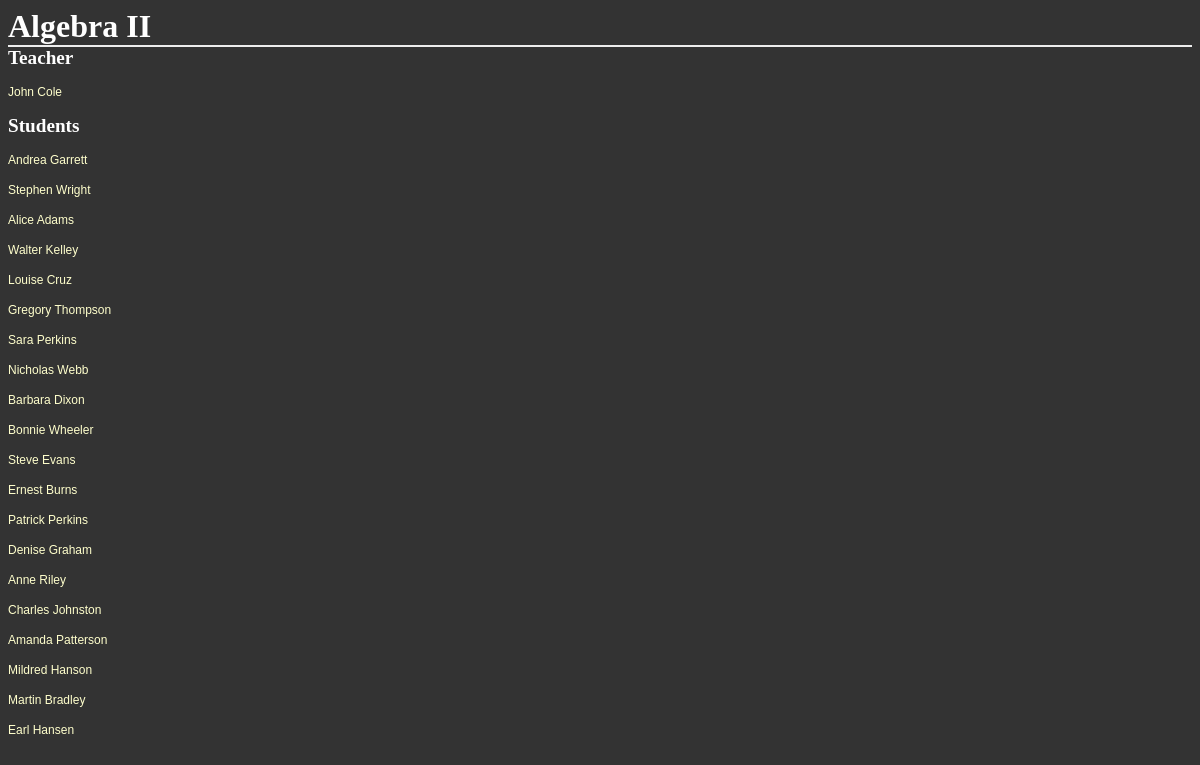
Before: /districts/1/schools/3/sections/2/ with the older database file.
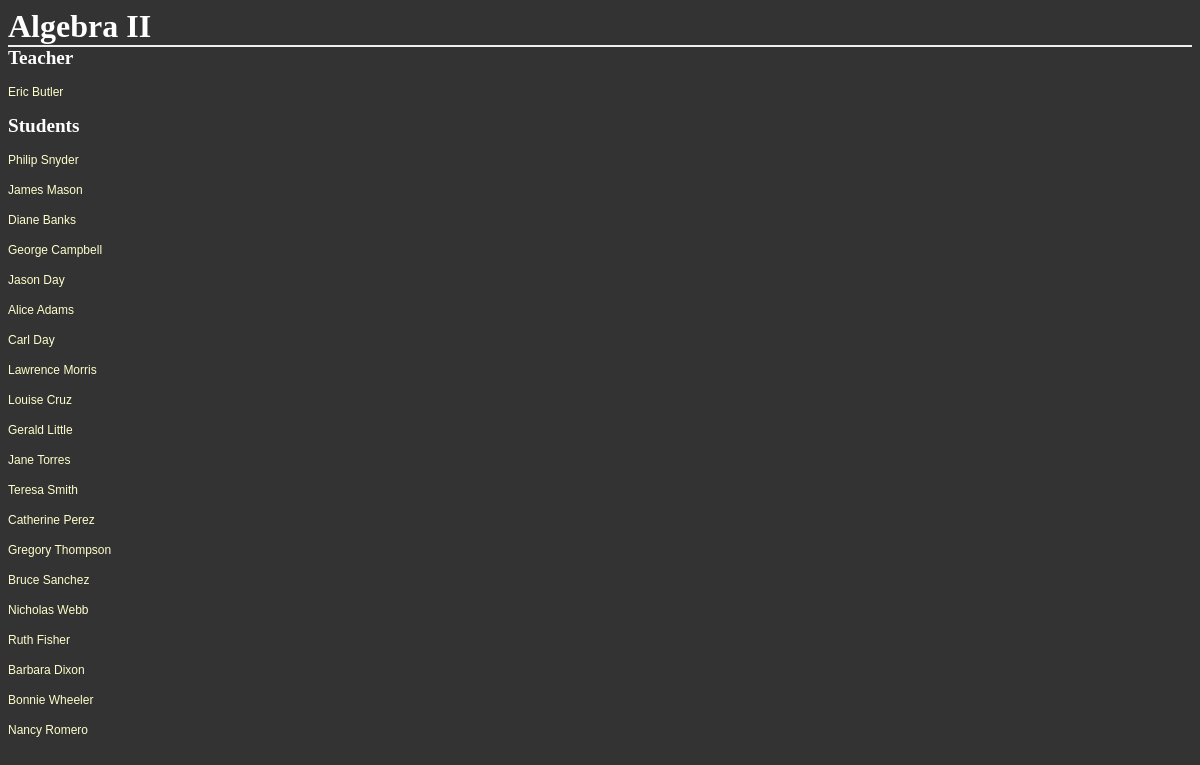
After: the same page with the newer database file.
### database_setup.py (models this page shows, shortened)
class Teacher(Base):
    __tablename__ = 'teacher'
    id = Column(Integer, primary_key=True)
    first_name = Column(String(40), nullable=False)
    last_name = Column(String(40), nullable=False)
    address = Column(String(50))
    city = Column(String(50))
    state = Column(String(50))
    zip = Column(String(50))
    phone = Column(String(50))
    email = Column(String(50))
    school_id = Column(Integer, ForeignKey('school.id'))
    school = relationship(School)

class Student(Base):
    __tablename__ = 'student'
    id = Column(Integer, primary_key=True)
    first_name = Column(String(40), nullable=False)
    last_name = Column(String(40), nullable=False)
    address = Column(String(50))
    city = Column(String(50))
    state = Column(String(50))
    zip = Column(String(50))
    phone = Column(String(50))
    email = Column(String(50))
    school_id = Column(Integer, ForeignKey('school.id'))
    school = relationship(School)
    sections = relationship('Section', secondary='enrollment')

### schools.py (the view)
@app.route('/districts/<int:district_id>/schools/<int:school_id>/sections/<int:section_id>/')
def showSection(district_id, school_id, section_id):
    section = session.query(Section).filter_by(id=section_id).one()
    teacher = session.query(Teacher).filter_by(id=section.teacher_id).one()
    students = section.students
    return render_template('section.html',
                           district_id=district_id,
                           school_id=school_id,
                           section=section,
                           teacher=teacher,
                           students=students)

### templates/section.html
<html>
<head>
	<link rel=stylesheet type=text/css href="{{ url_for('static', filename='styles.css') }}">
</head>
<body>
<h1>{{section.name}}</h1>
<h2>Teacher</h2>
<p><a href='{{url_for('showTeacher', district_id=district_id, school_id=school_id, teacher_id=teacher.id)}}'>{{teacher.first_name}} {{teacher.last_name}}</a></p>
<h2>Students</h2>
{% for student in students %}
	<p><a href='{{url_for('showStudent', district_id=district_id, school_id=school_id, student_id=student.id)}}'>{{student.first_name}} {{student.last_name}}</a></p>
{% endfor %}
</body>
</html>

Changed rows visible on the page:
no longer on this page (row unchanged): Teacher: first_name "John", last_name "Cole"
no longer on this page (row edited): Student: first_name "Andrea", last_name "Garrett"
no longer on this page (row unchanged): Student: first_name "Stephen", last_name "Wright"
no longer on this page (row edited): Student: first_name "Walter", last_name "Kelley"
no longer on this page (row edited): Student: first_name "Sara", last_name "Perkins"
no longer on this page (row unchanged): Student: first_name "Steve", last_name "Evans"
no longer on this page (row edited): Student: first_name "Ernest", last_name "Burns"
no longer on this page (row edited): Student: first_name "Patrick", last_name "Perkins"
no longer on this page (row unchanged): Student: first_name "Denise", last_name "Graham"
no longer on this page (row edited): Student: first_name "Anne", last_name "Riley"
no longer on this page (row unchanged): Student: first_name "Charles", last_name "Johnston"
no longer on this page (row edited): Student: first_name "Amanda", last_name "Patterson"
no longer on this page (row edited): Student: first_name "Mildred", last_name "Hanson"
no longer on this page (row edited): Student: first_name "Martin", last_name "Bradley"
no longer on this page (row unchanged): Student: first_name "Earl", last_name "Hansen"
now on this page (row edited): Teacher: first_name "Eric", last_name "Butler"
now on this page (row edited): Student: first_name "Philip", last_name "Snyder"
now on this page (row edited): Student: first_name "James", last_name "Mason"
now on this page (row edited): Student: first_name "Diane", last_name "Banks"
now on this page (row edited): Student: first_name "George", last_name "Campbell"
now on this page (row edited): Student: first_name "Jason", last_name "Day"
now on this page (row edited): Student: first_name "Carl", last_name "Day"
now on this page (row edited): Student: first_name "Lawrence", last_name "Morris"
now on this page (row edited): Student: first_name "Gerald", last_name "Little"
now on this page (row edited): Student: first_name "Jane", last_name "Torres"
now on this page (row edited): Student: first_name "Teresa", last_name "Smith"
now on this page (row edited): Student: first_name "Catherine", last_name "Perez"
now on this page (row edited): Student: first_name "Bruce", last_name "Sanchez"
now on this page (row edited): Student: first_name "Ruth", last_name "Fisher"
now on this page (row edited): Student: first_name "Nancy", last_name "Romero"
